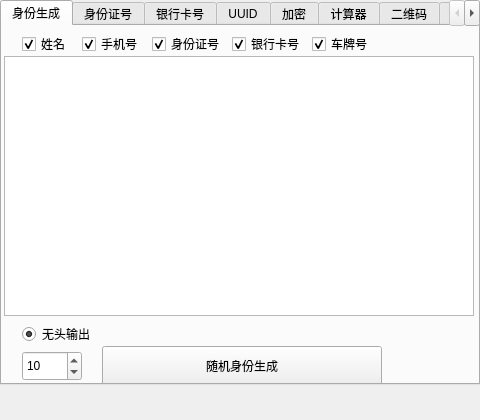
<?xml version="1.0" encoding="UTF-8"?>
<ui version="4.0">
 <class>MainWindow</class>
 <widget class="QMainWindow" name="MainWindow">
  <property name="enabled">
   <bool>true</bool>
  </property>
  <property name="geometry">
   <rect>
    <x>0</x>
    <y>0</y>
    <width>480</width>
    <height>420</height>
   </rect>
  </property>
  <property name="minimumSize">
   <size>
    <width>480</width>
    <height>420</height>
   </size>
  </property>
  <property name="maximumSize">
   <size>
    <width>480</width>
    <height>420</height>
   </size>
  </property>
  <property name="font">
   <font>
    <weight>50</weight>
    <italic>false</italic>
    <bold>false</bold>
    <underline>false</underline>
    <strikeout>false</strikeout>
    <kerning>true</kerning>
   </font>
  </property>
  <property name="windowTitle">
   <string>Wenjie's cat                                      By WenJie</string>
  </property>
  <widget class="QWidget" name="centralwidget">
   <widget class="QTabWidget" name="tabWidget">
    <property name="enabled">
     <bool>true</bool>
    </property>
    <property name="geometry">
     <rect>
      <x>0</x>
      <y>0</y>
      <width>480</width>
      <height>385</height>
     </rect>
    </property>
    <property name="currentIndex">
     <number>0</number>
    </property>
    <widget class="QWidget" name="tab_1">
     <attribute name="title">
      <string>身份生成</string>
     </attribute>
     <widget class="QTextBrowser" name="textBrowser">
      <property name="geometry">
       <rect>
        <x>2</x>
        <y>30</y>
        <width>470</width>
        <height>260</height>
       </rect>
      </property>
      <property name="font">
       <font>
        <pointsize>12</pointsize>
       </font>
      </property>
      <property name="html">
       <string>&lt;!DOCTYPE HTML PUBLIC &quot;-//W3C//DTD HTML 4.0//EN&quot; &quot;http://www.w3.org/TR/REC-html40/strict.dtd&quot;&gt;
&lt;html&gt;&lt;head&gt;&lt;meta name=&quot;qrichtext&quot; content=&quot;1&quot; /&gt;&lt;style type=&quot;text/css&quot;&gt;
p, li { white-space: pre-wrap; }
&lt;/style&gt;&lt;/head&gt;&lt;body style=&quot; font-family:'SimSun'; font-size:12pt; font-weight:400; font-style:normal;&quot;&gt;
&lt;p style=&quot;-qt-paragraph-type:empty; margin-top:0px; margin-bottom:0px; margin-left:0px; margin-right:0px; -qt-block-indent:0; text-indent:0px;&quot;&gt;&lt;br /&gt;&lt;/p&gt;&lt;/body&gt;&lt;/html&gt;</string>
      </property>
     </widget>
     <widget class="QPushButton" name="pushButton_11">
      <property name="geometry">
       <rect>
        <x>100</x>
        <y>320</y>
        <width>280</width>
        <height>40</height>
       </rect>
      </property>
      <property name="text">
       <string>随机身份生成</string>
      </property>
     </widget>
     <widget class="QCheckBox" name="checkBox">
      <property name="geometry">
       <rect>
        <x>20</x>
        <y>10</y>
        <width>50</width>
        <height>16</height>
       </rect>
      </property>
      <property name="text">
       <string>姓名</string>
      </property>
      <property name="checkable">
       <bool>true</bool>
      </property>
      <property name="checked">
       <bool>true</bool>
      </property>
     </widget>
     <widget class="QCheckBox" name="checkBox_2">
      <property name="geometry">
       <rect>
        <x>80</x>
        <y>10</y>
        <width>70</width>
        <height>16</height>
       </rect>
      </property>
      <property name="text">
       <string>手机号</string>
      </property>
      <property name="checked">
       <bool>true</bool>
      </property>
     </widget>
     <widget class="QCheckBox" name="checkBox_3">
      <property name="geometry">
       <rect>
        <x>150</x>
        <y>10</y>
        <width>70</width>
        <height>16</height>
       </rect>
      </property>
      <property name="text">
       <string>身份证号</string>
      </property>
      <property name="checked">
       <bool>true</bool>
      </property>
     </widget>
     <widget class="QCheckBox" name="checkBox_4">
      <property name="geometry">
       <rect>
        <x>230</x>
        <y>10</y>
        <width>70</width>
        <height>16</height>
       </rect>
      </property>
      <property name="text">
       <string>银行卡号</string>
      </property>
      <property name="checked">
       <bool>true</bool>
      </property>
     </widget>
     <widget class="QCheckBox" name="checkBox_5">
      <property name="geometry">
       <rect>
        <x>310</x>
        <y>10</y>
        <width>70</width>
        <height>16</height>
       </rect>
      </property>
      <property name="text">
       <string>车牌号</string>
      </property>
      <property name="checked">
       <bool>true</bool>
      </property>
     </widget>
     <widget class="QRadioButton" name="radioButton">
      <property name="geometry">
       <rect>
        <x>20</x>
        <y>300</y>
        <width>89</width>
        <height>16</height>
       </rect>
      </property>
      <property name="text">
       <string>无头输出</string>
      </property>
      <property name="checked">
       <bool>true</bool>
      </property>
     </widget>
     <widget class="QSpinBox" name="spinBox">
      <property name="geometry">
       <rect>
        <x>20</x>
        <y>325</y>
        <width>60</width>
        <height>30</height>
       </rect>
      </property>
      <property name="maximum">
       <number>10000</number>
      </property>
      <property name="value">
       <number>10</number>
      </property>
      <property name="displayIntegerBase">
       <number>10</number>
      </property>
     </widget>
    </widget>
    <widget class="QWidget" name="tab_2">
     <attribute name="title">
      <string>身份证号</string>
     </attribute>
     <widget class="QTextBrowser" name="textBrowser_2">
      <property name="geometry">
       <rect>
        <x>2</x>
        <y>30</y>
        <width>470</width>
        <height>260</height>
       </rect>
      </property>
      <property name="font">
       <font>
        <pointsize>12</pointsize>
       </font>
      </property>
     </widget>
     <widget class="QPushButton" name="pushButton_5">
      <property name="geometry">
       <rect>
        <x>100</x>
        <y>320</y>
        <width>280</width>
        <height>40</height>
       </rect>
      </property>
      <property name="text">
       <string>身份证号生成</string>
      </property>
     </widget>
     <widget class="QComboBox" name="comboBox">
      <property name="geometry">
       <rect>
        <x>10</x>
        <y>5</y>
        <width>100</width>
        <height>20</height>
       </rect>
      </property>
      <property name="editable">
       <bool>false</bool>
      </property>
      <property name="currentText">
       <string>请选择省份</string>
      </property>
      <item>
       <property name="text">
        <string>请选择省份</string>
       </property>
      </item>
      <item>
       <property name="text">
        <string>北京市</string>
       </property>
      </item>
     </widget>
     <widget class="QComboBox" name="comboBox_2">
      <property name="geometry">
       <rect>
        <x>130</x>
        <y>5</y>
        <width>100</width>
        <height>20</height>
       </rect>
      </property>
      <property name="editable">
       <bool>false</bool>
      </property>
      <property name="currentText">
       <string>请选择城市</string>
      </property>
      <item>
       <property name="text">
        <string>请选择城市</string>
       </property>
      </item>
      <item>
       <property name="text">
        <string>北京市</string>
       </property>
      </item>
     </widget>
     <widget class="QComboBox" name="comboBox_3">
      <property name="geometry">
       <rect>
        <x>250</x>
        <y>5</y>
        <width>100</width>
        <height>20</height>
       </rect>
      </property>
      <property name="editable">
       <bool>false</bool>
      </property>
      <property name="currentText">
       <string>请选择区县</string>
      </property>
      <item>
       <property name="text">
        <string>请选择区县</string>
       </property>
      </item>
      <item>
       <property name="text">
        <string>北京市</string>
       </property>
      </item>
     </widget>
     <widget class="QSpinBox" name="spinBox_2">
      <property name="geometry">
       <rect>
        <x>20</x>
        <y>325</y>
        <width>60</width>
        <height>30</height>
       </rect>
      </property>
      <property name="maximum">
       <number>10000</number>
      </property>
      <property name="value">
       <number>10</number>
      </property>
     </widget>
    </widget>
    <widget class="QWidget" name="tab_3">
     <attribute name="title">
      <string>银行卡号</string>
     </attribute>
     <widget class="QTextBrowser" name="textBrowser_3">
      <property name="geometry">
       <rect>
        <x>2</x>
        <y>30</y>
        <width>470</width>
        <height>260</height>
       </rect>
      </property>
      <property name="font">
       <font>
        <pointsize>12</pointsize>
       </font>
      </property>
     </widget>
     <widget class="QPushButton" name="pushButton_6">
      <property name="geometry">
       <rect>
        <x>100</x>
        <y>320</y>
        <width>280</width>
        <height>40</height>
       </rect>
      </property>
      <property name="text">
       <string>银行卡号生成</string>
      </property>
     </widget>
     <widget class="QSpinBox" name="spinBox_3">
      <property name="geometry">
       <rect>
        <x>20</x>
        <y>325</y>
        <width>60</width>
        <height>30</height>
       </rect>
      </property>
      <property name="maximum">
       <number>10000</number>
      </property>
      <property name="value">
       <number>10</number>
      </property>
      <property name="displayIntegerBase">
       <number>10</number>
      </property>
     </widget>
     <widget class="QComboBox" name="comboBox_4">
      <property name="geometry">
       <rect>
        <x>10</x>
        <y>5</y>
        <width>100</width>
        <height>20</height>
       </rect>
      </property>
      <property name="editable">
       <bool>false</bool>
      </property>
      <property name="currentText">
       <string>请选择银行</string>
      </property>
      <item>
       <property name="text">
        <string>请选择银行</string>
       </property>
      </item>
      <item>
       <property name="text">
        <string>招商银行</string>
       </property>
      </item>
     </widget>
    </widget>
    <widget class="QWidget" name="tab_4">
     <property name="tabletTracking">
      <bool>false</bool>
     </property>
     <property name="toolTip">
      <string comment="FFF"/>
     </property>
     <attribute name="title">
      <string>UUID</string>
     </attribute>
     <widget class="QPushButton" name="pushButton_7">
      <property name="geometry">
       <rect>
        <x>100</x>
        <y>320</y>
        <width>280</width>
        <height>40</height>
       </rect>
      </property>
      <property name="text">
       <string>UUID生成</string>
      </property>
     </widget>
     <widget class="QTextBrowser" name="textBrowser_4">
      <property name="geometry">
       <rect>
        <x>2</x>
        <y>5</y>
        <width>470</width>
        <height>300</height>
       </rect>
      </property>
      <property name="font">
       <font>
        <pointsize>12</pointsize>
       </font>
      </property>
     </widget>
     <widget class="QSpinBox" name="spinBox_4">
      <property name="geometry">
       <rect>
        <x>20</x>
        <y>325</y>
        <width>60</width>
        <height>30</height>
       </rect>
      </property>
      <property name="maximum">
       <number>10000</number>
      </property>
      <property name="value">
       <number>10</number>
      </property>
      <property name="displayIntegerBase">
       <number>10</number>
      </property>
     </widget>
    </widget>
    <widget class="QWidget" name="tab_5">
     <property name="enabled">
      <bool>true</bool>
     </property>
     <property name="accessibleName">
      <string/>
     </property>
     <property name="accessibleDescription">
      <string/>
     </property>
     <attribute name="title">
      <string>加密</string>
     </attribute>
     <widget class="QTextBrowser" name="textBrowser_6">
      <property name="geometry">
       <rect>
        <x>2</x>
        <y>200</y>
        <width>470</width>
        <height>150</height>
       </rect>
      </property>
      <property name="font">
       <font>
        <pointsize>12</pointsize>
       </font>
      </property>
     </widget>
     <widget class="QPushButton" name="pushButton_2">
      <property name="geometry">
       <rect>
        <x>2</x>
        <y>157</y>
        <width>180</width>
        <height>40</height>
       </rect>
      </property>
      <property name="text">
       <string>MD5加密</string>
      </property>
     </widget>
     <widget class="QPushButton" name="pushButton_10">
      <property name="geometry">
       <rect>
        <x>290</x>
        <y>157</y>
        <width>180</width>
        <height>40</height>
       </rect>
      </property>
      <property name="text">
       <string>BASE64加密</string>
      </property>
     </widget>
     <widget class="QTextEdit" name="textEdit">
      <property name="geometry">
       <rect>
        <x>2</x>
        <y>5</y>
        <width>470</width>
        <height>150</height>
       </rect>
      </property>
      <property name="font">
       <font>
        <pointsize>12</pointsize>
       </font>
      </property>
     </widget>
    </widget>
    <widget class="QWidget" name="tab_6">
     <attribute name="title">
      <string>计算器</string>
     </attribute>
     <widget class="QWidget" name="layoutWidget">
      <property name="geometry">
       <rect>
        <x>0</x>
        <y>0</y>
        <width>471</width>
        <height>351</height>
       </rect>
      </property>
      <layout class="QGridLayout" name="gridLayout">
       <item row="0" column="0">
        <widget class="QTextBrowser" name="CalculatorDisplay">
         <property name="sizePolicy">
          <sizepolicy hsizetype="Expanding" vsizetype="Expanding">
           <horstretch>0</horstretch>
           <verstretch>0</verstretch>
          </sizepolicy>
         </property>
         <property name="font">
          <font>
           <pointsize>12</pointsize>
          </font>
         </property>
         <property name="focusPolicy">
          <enum>Qt::StrongFocus</enum>
         </property>
        </widget>
       </item>
       <item row="0" column="1">
        <widget class="QTextEdit" name="textEdit_2">
         <property name="minimumSize">
          <size>
           <width>100</width>
           <height>202</height>
          </size>
         </property>
         <property name="maximumSize">
          <size>
           <width>100</width>
           <height>202</height>
          </size>
         </property>
         <property name="font">
          <font>
           <pointsize>12</pointsize>
          </font>
         </property>
        </widget>
       </item>
       <item row="1" column="0" colspan="2">
        <layout class="QGridLayout" name="gridLayout_2">
         <item row="2" column="3">
          <widget class="QPushButton" name="pushButton_dot">
           <property name="text">
            <string>.</string>
           </property>
          </widget>
         </item>
         <item row="0" column="2">
          <widget class="QPushButton" name="pushButton_Multiply">
           <property name="text">
            <string>*</string>
           </property>
          </widget>
         </item>
         <item row="6" column="0">
          <widget class="QPushButton" name="pushButton0">
           <property name="text">
            <string>0</string>
           </property>
          </widget>
         </item>
         <item row="0" column="3">
          <widget class="QPushButton" name="pushButton_div">
           <property name="text">
            <string>/</string>
           </property>
          </widget>
         </item>
         <item row="6" column="1">
          <widget class="QPushButton" name="pushButton_leftbrackets">
           <property name="text">
            <string>(</string>
           </property>
          </widget>
         </item>
         <item row="3" column="1">
          <widget class="QPushButton" name="pushButton5">
           <property name="text">
            <string>5</string>
           </property>
          </widget>
         </item>
         <item row="3" column="3">
          <widget class="QPushButton" name="pushButton_mod">
           <property name="text">
            <string>%</string>
           </property>
          </widget>
         </item>
         <item row="2" column="2">
          <widget class="QPushButton" name="pushButton3">
           <property name="text">
            <string>3</string>
           </property>
          </widget>
         </item>
         <item row="0" column="0">
          <widget class="QPushButton" name="pushButton_Add">
           <property name="text">
            <string>+</string>
           </property>
          </widget>
         </item>
         <item row="2" column="0">
          <widget class="QPushButton" name="pushButton1">
           <property name="text">
            <string>1</string>
           </property>
          </widget>
         </item>
         <item row="4" column="2">
          <widget class="QPushButton" name="pushButton9">
           <property name="text">
            <string>9</string>
           </property>
          </widget>
         </item>
         <item row="4" column="1">
          <widget class="QPushButton" name="pushButton8">
           <property name="text">
            <string>8</string>
           </property>
          </widget>
         </item>
         <item row="6" column="2">
          <widget class="QPushButton" name="pushButton_rightbrackets">
           <property name="text">
            <string>)</string>
           </property>
          </widget>
         </item>
         <item row="3" column="2">
          <widget class="QPushButton" name="pushButton6">
           <property name="text">
            <string>6</string>
           </property>
          </widget>
         </item>
         <item row="3" column="0">
          <widget class="QPushButton" name="pushButton4">
           <property name="text">
            <string>4</string>
           </property>
          </widget>
         </item>
         <item row="2" column="1">
          <widget class="QPushButton" name="pushButton2">
           <property name="text">
            <string>2</string>
           </property>
          </widget>
         </item>
         <item row="0" column="1">
          <widget class="QPushButton" name="pushButton_Minus">
           <property name="text">
            <string>-</string>
           </property>
          </widget>
         </item>
         <item row="4" column="0">
          <widget class="QPushButton" name="pushButton7">
           <property name="text">
            <string>7</string>
           </property>
          </widget>
         </item>
         <item row="6" column="3">
          <widget class="QPushButton" name="pushButton_Cal">
           <property name="text">
            <string>=</string>
           </property>
          </widget>
         </item>
         <item row="4" column="3">
          <widget class="QPushButton" name="pushButton_Clear">
           <property name="text">
            <string>Clear</string>
           </property>
          </widget>
         </item>
        </layout>
       </item>
      </layout>
     </widget>
    </widget>
    <widget class="QWidget" name="tab_7">
     <attribute name="title">
      <string>二维码</string>
     </attribute>
     <widget class="QLineEdit" name="lineEdit">
      <property name="geometry">
       <rect>
        <x>10</x>
        <y>20</y>
        <width>460</width>
        <height>80</height>
       </rect>
      </property>
      <property name="font">
       <font>
        <pointsize>12</pointsize>
       </font>
      </property>
     </widget>
     <widget class="QPushButton" name="pushButton_8">
      <property name="geometry">
       <rect>
        <x>20</x>
        <y>150</y>
        <width>160</width>
        <height>50</height>
       </rect>
      </property>
      <property name="text">
       <string>二维码生成</string>
      </property>
     </widget>
     <widget class="QPushButton" name="pushButton_9">
      <property name="geometry">
       <rect>
        <x>300</x>
        <y>150</y>
        <width>160</width>
        <height>50</height>
       </rect>
      </property>
      <property name="text">
       <string>条形码生成</string>
      </property>
     </widget>
    </widget>
    <widget class="QWidget" name="tab_8">
     <property name="enabled">
      <bool>true</bool>
     </property>
     <attribute name="title">
      <string>设置</string>
     </attribute>
    </widget>
   </widget>
  </widget>
 </widget>
 <resources/>
 <connections/>
</ui>
